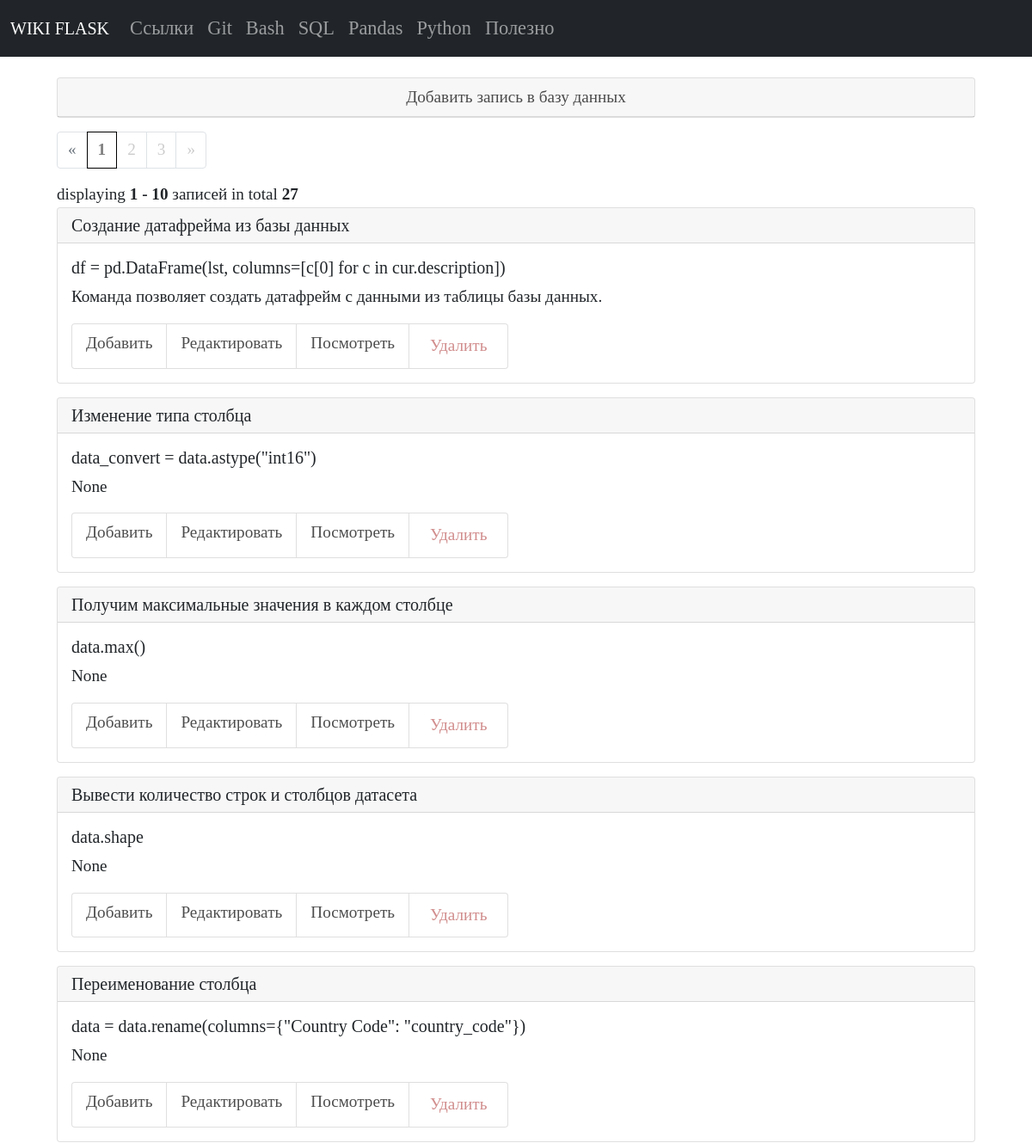
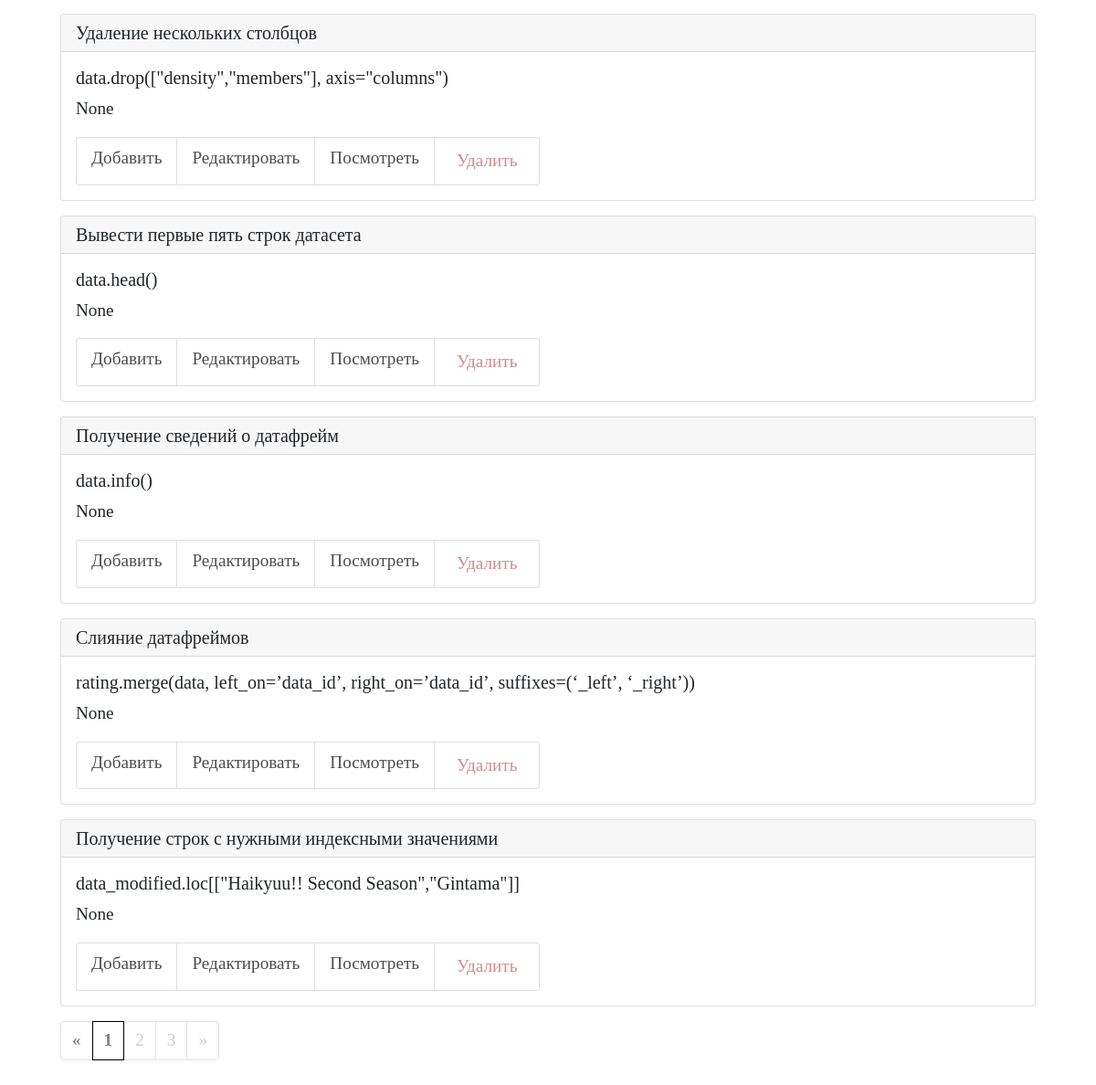
Page /pandas on the earlier database version (2 pictures, top to bottom).
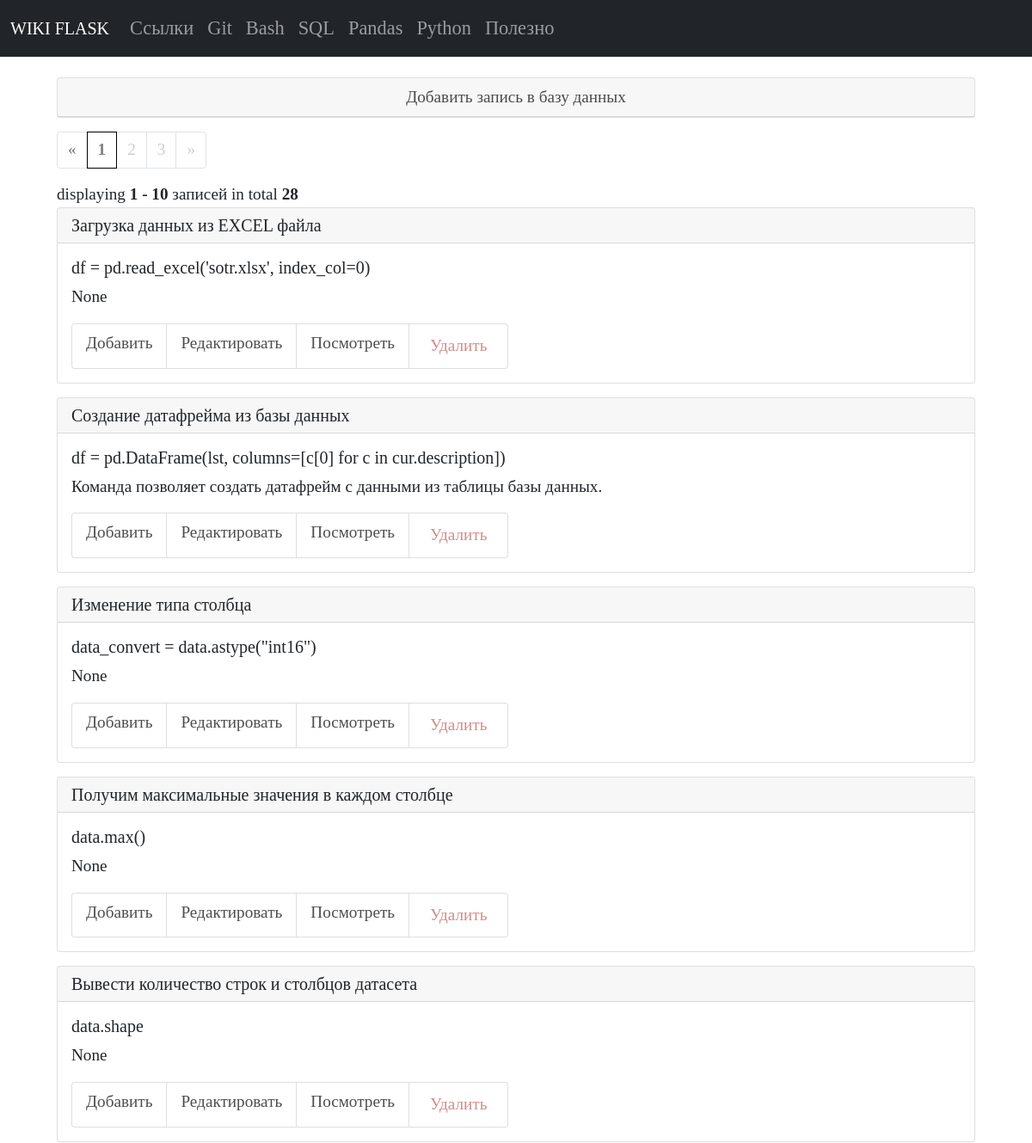
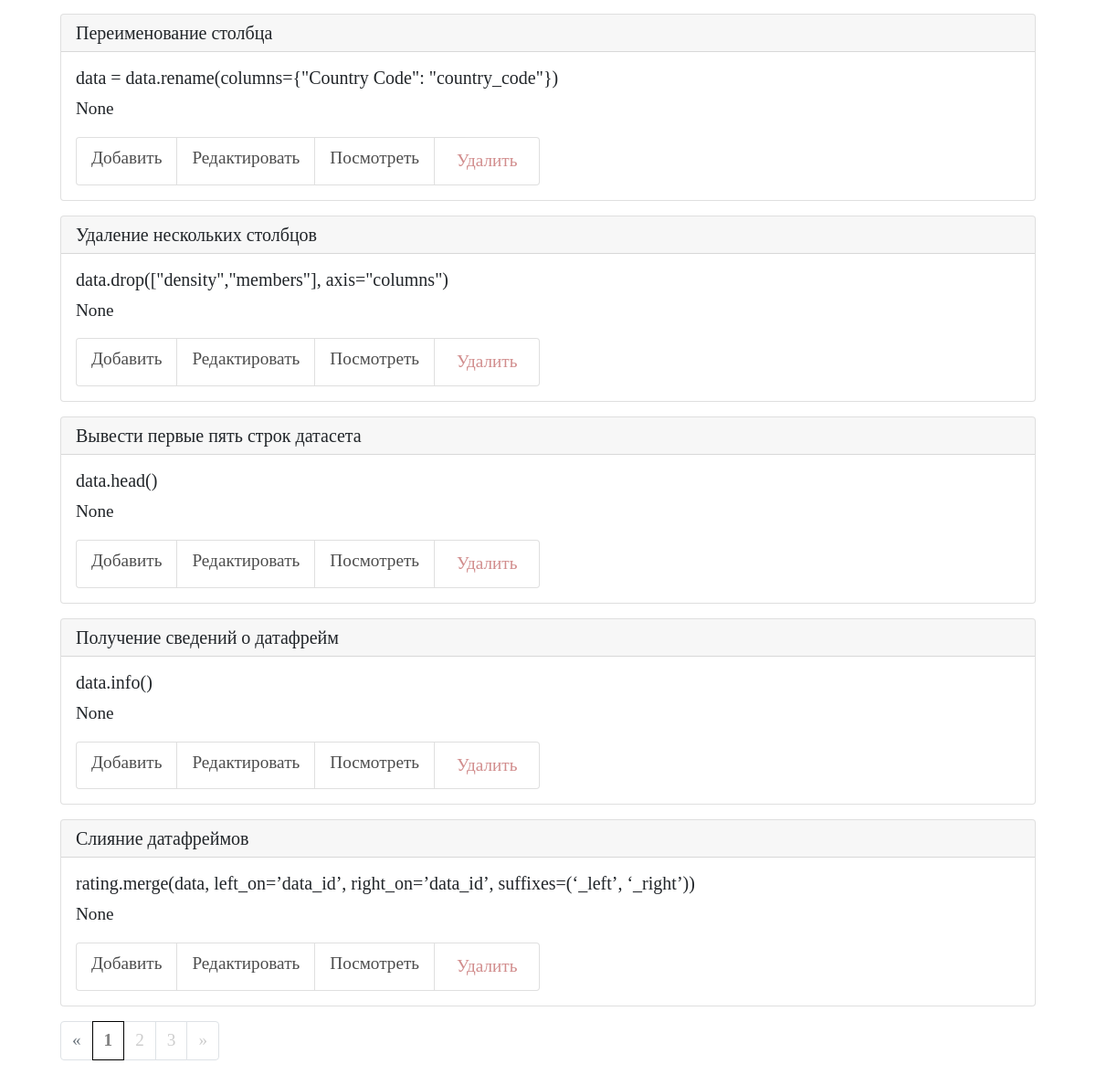
Same page on the later database version (2 pictures, top to bottom).
### tables this page shows
CREATE TABLE "pandas"
(
    pandas_id      INTEGER
        primary key autoincrement,
    pandas_command TEXT not null,
    pandas_name    TEXT not null
, pandas_description TEXT);

### app.py (the view)
@app.route("/pandas")
def pandas_list_commands():
    conn = get_db_connection()
    pandas_list = conn.execute("SELECT * FROM pandas ORDER BY 1 DESC").fetchall()
    conn.close()
    page, per_page, offset = get_page_args(page_parameter='page',
                                           per_page_parameter='per_page')
    total = len(pandas_list)
    def get_pandas_list(offset=0, per_page=5):
        return pandas_list[offset: offset + per_page]
    pagination_pandas = get_pandas_list(offset=offset, per_page=per_page)
    pagination = Pagination(page=page, per_page=per_page, total=total,
                            css_framework='bootstrap4',
                            display_msg="Показано <b>{start} - {end}</b> {record_name} из <b>{total}</b>",
                            record_name="записей",
                            next_label="Следующая",
                            prev_label="Предыдущая"
                            )
    return render_template("pandas/pandas_list_commands.html",
                           pandas_list=pagination_pandas,
                           page=page,
                           per_page=per_page,
                           pagination=pagination,
                           )

### app.py (called while the page is built)
def get_db_connection():
    db_path = os.path.join(BASE_DIR, "database.db")
    conn = sqlite3.connect(db_path)
    conn.row_factory = sqlite3.Row
    return conn

### templates/pandas/pandas_list_commands.html
{% extends "base.html" %} {% block title %}Команды pandas{% endblock %} {% block content %}
<div class="container p-4">
   <div class="card mb-3">
      <div class="card-header text-center">
         <a href="{{ url_for('add_pandas_command') }}">Добавить запись в базу данных</a>
      </div>
   </div>
   {{ pagination.links }}
   {{ pagination.info }}
   {% for pandas_list in pandas_list %}
   <div class="card mb-3">
      <h5 class="card-header">{{ pandas_list['pandas_name'] }}</h5>
      <div class="card-body">
         <h5 class="card-title">{{ pandas_list['pandas_command'] }}</h5>
         <p class="card-text">{{ pandas_list['pandas_description'] }}</p>
         <ul class="list-group list-group-horizontal">
            <li class="list-group-item">
               <a href="{{ url_for('add_pandas_command') }}">Добавить</a>
            </li>
            <li class="list-group-item">
               <a href="{{ url_for('edit_pandas_command', pandas_id=pandas_list['pandas_id']) }}">Редактировать</a>
            </li>
            <li class="list-group-item">
               <a href="{{ url_for('get_post_pandas_command', pandas_id=pandas_list['pandas_id']) }}">Посмотреть</a>
            </li>
            <li class="list-group-item delete">
               <form action="{{ url_for('delete_pandas_command', pandas_id=pandas_list['pandas_id']) }}" class="add"
                  method="POST">
                   <input type="submit" class="button" value="Удалить"
                     onclick="return confirm('Вы уверены что хотите удалить запись?')" />
               </form>
            </li>
         </ul>
      </div>
   </div>
   {% endfor %}
   {{ pagination.links }}
</div>
{% endblock %}

Differences in the rows shown:
no longer on this page (row unchanged): pandas: pandas_name "Получение строк с нужными индексными значениями", pandas_command "data_modified.loc[[\"Haikyuu!! Second Season\",\"Gintama\"]]", pandas_description "None"
added pandas: pandas_name "Загрузка данных из EXCEL файла", pandas_command "df = pd.read_excel('sotr.xlsx', index_col=0)", pandas_description "None"
Other differences:
{{ pagination.info }}: "displaying 1 - 10 записей in total 27" → "displaying 1 - 10 записей in total 28"
